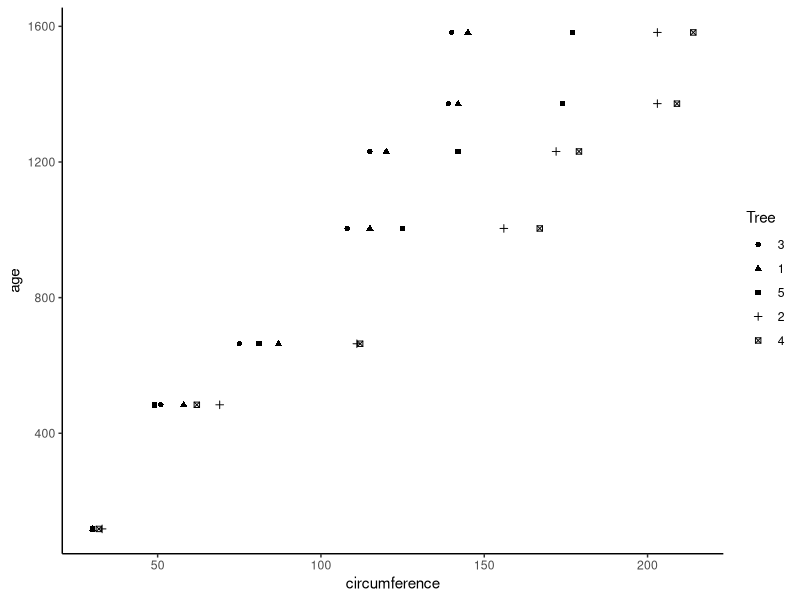
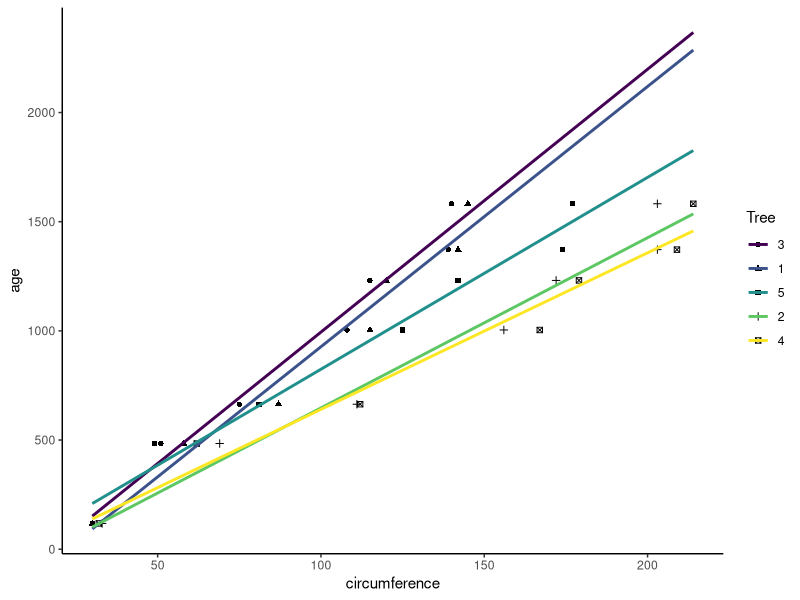

The R script that drew these images, in order:

library(ggplot2)

ggplt <- ggplot(Orange,aes(x=circumference,y=age,shape=Tree))+
  geom_point()+
  theme_classic()

ggplt

# Plotting multiple Regression Lines
ggplt+geom_smooth(method=lm,se=FALSE,fullrange=TRUE,
                  aes(color=Tree))

